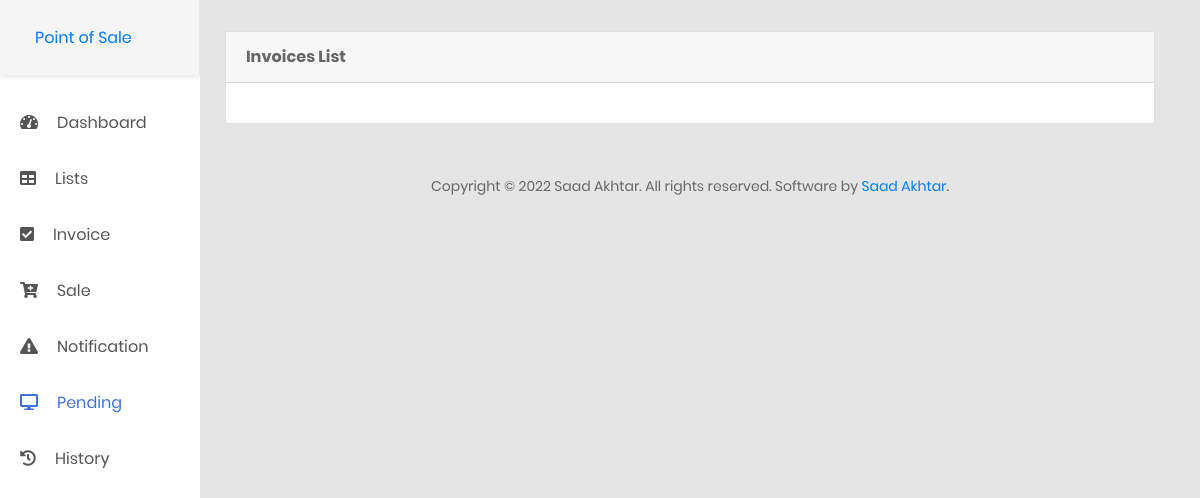
Page /pending/index.php?page=3 on the earlier database version.
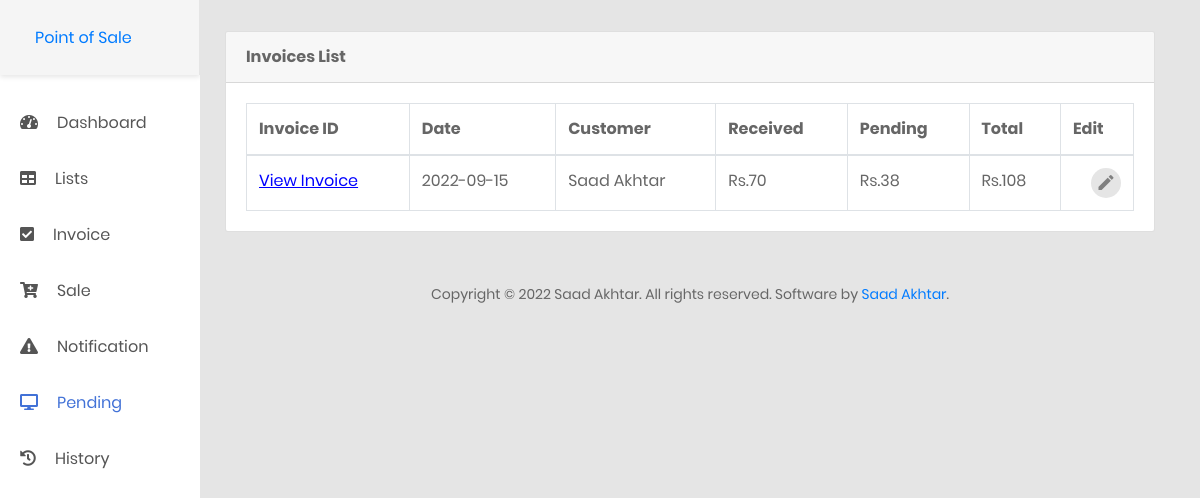
Same page on the later database version.
### tables this page shows
CREATE TABLE `invoice` (
  `id` int(11) NOT NULL,
  `date` date NOT NULL,
  `time` time NOT NULL,
  `total` mediumint(9) NOT NULL,
  `received` mediumint(9) NOT NULL,
  `pending` mediumint(9) NOT NULL,
  `due_date` date NOT NULL,
  `cust_id` int(255) DEFAULT NULL,
  `chain_id` int(11) DEFAULT 0,
  `pending_status` tinyint(4) NOT NULL
);

CREATE TABLE `customer` (
  `id` int(11) NOT NULL,
  `name` varchar(150) NOT NULL,
  `contact` varchar(13) DEFAULT NULL,
  `address` mediumtext DEFAULT NULL,
  `ref` varchar(150) DEFAULT NULL,
  `reg_date` date NOT NULL DEFAULT current_timestamp()
);

### pending/customer-pay.php (the view, shortened to what this page needs)
<?php
$sql = 'SELECT * FROM `invoice` WHERE `chain_id`=0 AND `pending_status`=1 AND `pending`>0';
$result = mysqli_query($conn,$sql);
?>
<div class="content mt-3">
    <div class="card">
        <div class="card-header">
            <strong class="card-title">Invoices List</strong>
        </div>
        <div class="card-body">
            <?php if ($result!=false) {
                if(mysqli_num_rows($result) > 0){
            ?>
            <table id="bootstrap-data-table-export" class="table table-striped table-bordered">
                <thead>
                    <tr>
                        <th>Invoice ID</th>
                        <th>Date</th>
                        <th>Customer</th>
                        <th>Received</th>
                        <th>Pending</th>
                        <th>Total</th>
                        <th>Edit</th>
                    </tr>
                </thead>
                <tbody>
                    <?php
                    while ($row = mysqli_fetch_assoc($result)) {
                        if($row["cust_id"]==0){
                            $cust_name = "N/A";
                        }
                        else{
                            $sql2 = 'SELECT name FROM `customer` WHERE id=' . $row["cust_id"] . ' ORDER BY `id` DESC';
                            $result2 = mysqli_query($conn,$sql2);
                            $row2 = mysqli_fetch_assoc($result2);
                            if($row2==NULL){$cust_name = 'N/A';}else{$cust_name = $row2["name"];}
                        }
                    ?>
                    <tr>
                        <td><a target="_blank" style="color: blue; text-decoration:underline;" href="view_invoice.php?id=<?php echo $row["id"]; ?>" class="item">View Invoice</button></td>
                        <td><?php echo $row["date"]; ?></td>
                        <td><?php echo $cust_name; ?></td>
                        <td><?php echo "Rs.".$row["received"]; ?></td>
                        <td><?php echo "Rs.".$row["pending"]; ?></td>
                        <td><?php echo "Rs.".$row["total"]; ?></td>
                        <td>
                            <div class="table-data-feature">
                                <a href="edit_notif.php?id=<?php echo $row["id"]; ?>" class="item" title="Edit">
                                    <i class="zmdi zmdi-edit"></i>
                                </a>
                            </div>
                        </td>
                    </tr>
                            <?php
                }
                ?>
                </tbody>
            </table>
            <?php }} else { ?>
            <span>No Invoices Available</span>
            <?php } ?>
        </div>
    </div>
</div>

Differences in the rows shown:
added invoice: date "2022-09-15", customer.name "Saad Akhtar", received "70", pending "38", total "108"
Other differences:
text now shown: "Invoice ID Date Customer Received Pending Total Edit"
